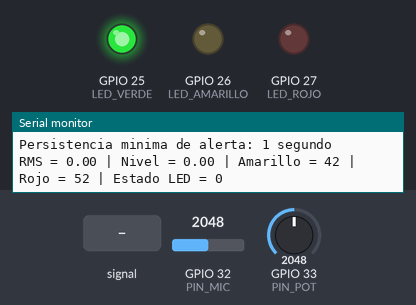
A sketch run on a simulated ESP32. Shown: output pins drawn as LEDs (lit = HIGH), the last lines printed to the serial monitor. Inputs (shaded band) come from the test bench; at power-on: GPIO 32 (PIN_MIC) = 2048, GPIO 33 (PIN_POT) = 2048 (analog values on the 0–4095 scale).

Above: at 1.2 s.
1.3 s: GPIO 32 (PIN_MIC) fed a 200 Hz sine of ±1023 counts around its level
At 2.9 s:
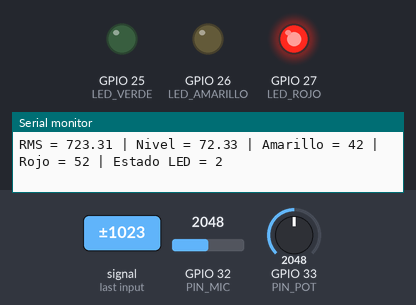
3.2 s: GPIO 32 (PIN_MIC) set to 3603
At 3.9 s:
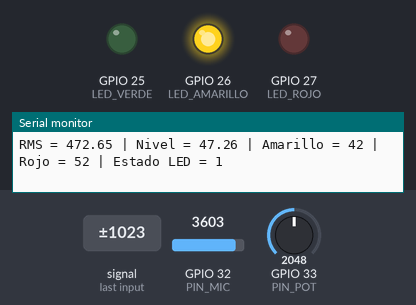
Timing chart, 0 to 6.3 s (numbered marks = the images above; inputs shaded):
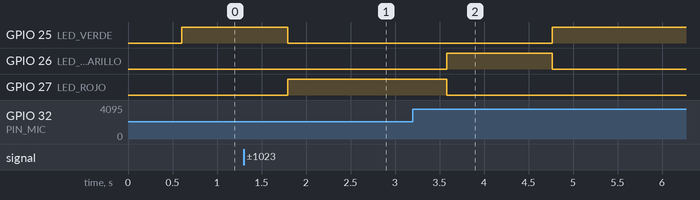

The sketch:

medidor_contaminacion_sonora.ino
```cpp
#include <Arduino.h>
#include <math.h>

const int PIN_MIC = 32;      // MAX4466 OUT; cambiar a 35 si ese es el GPIO cableado
const int PIN_POT = 33;

const int LED_VERDE = 25;
const int LED_AMARILLO = 26;
const int LED_ROJO = 27;

const float FS = 48000.0;    // frecuencia asumida para el diseño de los filtros
const float F_HP = 20.0;
const float F_LP = 20000.0;

const unsigned long PERSISTENCIA_LED_MS = 1000;
int estadoLED = 0;           // 0 verde, 1 amarillo, 2 rojo
unsigned long inicioPersistencia = 0;

struct Biquad {
  float b0, b1, b2, a1, a2;
  float x1 = 0, x2 = 0, y1 = 0, y2 = 0;

  float process(float x) {
    float y = b0*x + b1*x1 + b2*x2 - a1*y1 - a2*y2;
    x2 = x1; x1 = x;
    y2 = y1; y1 = y;
    return y;
  }
};

Biquad filtroHP, filtroLP;

void configurarFiltroHP(float fc) {
  const float Q = 0.70710678;
  float w0 = 2.0 * PI * fc / FS;
  float alpha = sin(w0) / (2.0 * Q);
  float cosw = cos(w0);

  float b0 = (1 + cosw) / 2;
  float b1 = -(1 + cosw);
  float b2 = (1 + cosw) / 2;
  float a0 = 1 + alpha;
  float a1 = -2 * cosw;
  float a2 = 1 - alpha;

  filtroHP.b0 = b0/a0; filtroHP.b1 = b1/a0; filtroHP.b2 = b2/a0;
  filtroHP.a1 = a1/a0; filtroHP.a2 = a2/a0;
}

void configurarFiltroLP(float fc) {
  const float Q = 0.70710678;
  float w0 = 2.0 * PI * fc / FS;
  float alpha = sin(w0) / (2.0 * Q);
  float cosw = cos(w0);

  float b0 = (1 - cosw) / 2;
  float b1 = 1 - cosw;
  float b2 = (1 - cosw) / 2;
  float a0 = 1 + alpha;
  float a1 = -2 * cosw;
  float a2 = 1 - alpha;

  filtroLP.b0 = b0/a0; filtroLP.b1 = b1/a0; filtroLP.b2 = b2/a0;
  filtroLP.a1 = a1/a0; filtroLP.a2 = a2/a0;
}

void setup() {
  Serial.begin(115200);

  pinMode(LED_VERDE, OUTPUT);
  pinMode(LED_AMARILLO, OUTPUT);
  pinMode(LED_ROJO, OUTPUT);

  digitalWrite(LED_VERDE, LOW);
  digitalWrite(LED_AMARILLO, LOW);
  digitalWrite(LED_ROJO, LOW);

  analogReadResolution(12);
  analogSetPinAttenuation(PIN_MIC, ADC_11db);
  analogSetPinAttenuation(PIN_POT, ADC_11db);

  configurarFiltroHP(F_HP);
  configurarFiltroLP(F_LP);

  Serial.println();
  Serial.println("=================================");
  Serial.println(" MEDIDOR DE CONTAMINACION SONORA");
  Serial.println("=================================");
  Serial.println("Frecuencia asumida por filtros: 48 kHz");
  Serial.println("Filtros: 20 Hz - 20 kHz");
  Serial.println("Persistencia minima de alerta: 1 segundo");
}

float medirRMS() {
  const int N = 4800;
  double sumaCuadrados = 0;
  static float offset = 2048;

  // Seguimiento del offset DC
  for (int i = 0; i < 500; i++) {
    int adc = analogRead(PIN_MIC);
    offset = offset * 0.995 + adc * 0.005;
  }

  // Adquisicion, centrado y filtrado
  for (int i = 0; i < N; i++) {
    int adc = analogRead(PIN_MIC);
    float x = adc - offset;
    x = filtroHP.process(x);
    x = filtroLP.process(x);
    sumaCuadrados += x * x;
  }

  return sqrt(sumaCuadrados / N);
}

void loop() {
  int pot = analogRead(PIN_POT);
  int umbralAmarillo = map(pot, 0, 4095, 5, 80);
  int umbralRojo = umbralAmarillo + 10;

  float rms = medirRMS();

  // Escala provisional; no representa dB ni dB(A)
  float nivel = rms * 0.10;
  if (nivel > 100) nivel = 100;
  if (nivel < 0) nivel = 0;

  // Seleccion de categoria solicitada por el nivel actual
  int nuevoEstado;
  if (nivel < umbralAmarillo) nuevoEstado = 0;
  else if (nivel < umbralRojo) nuevoEstado = 1;
  else nuevoEstado = 2;

  unsigned long ahora = millis();

  // Subida de alerta inmediata; bajada retenida al menos 1 segundo
  if (nuevoEstado > estadoLED) {
    estadoLED = nuevoEstado;
    inicioPersistencia = ahora;
  } else if (nuevoEstado < estadoLED) {
    if (ahora - inicioPersistencia >= PERSISTENCIA_LED_MS) {
      estadoLED = nuevoEstado;
      inicioPersistencia = ahora;
    }
  }

  digitalWrite(LED_VERDE, estadoLED == 0 ? HIGH : LOW);
  digitalWrite(LED_AMARILLO, estadoLED == 1 ? HIGH : LOW);
  digitalWrite(LED_ROJO, estadoLED == 2 ? HIGH : LOW);

  Serial.print("RMS = "); Serial.print(rms);
  Serial.print(" | Nivel = "); Serial.print(nivel);
  Serial.print(" | Amarillo = "); Serial.print(umbralAmarillo);
  Serial.print(" | Rojo = "); Serial.print(umbralRojo);
  Serial.print(" | Estado LED = "); Serial.println(estadoLED);
}
```

Measured:
- after the input at 1.3 s, GPIO 25 (LED_VERDE): HIGH → LOW after 0.50 s; GPIO 27 (LED_ROJO): LOW → HIGH after 0.50 s
- after the input at 3.2 s, GPIO 25 (LED_VERDE): LOW → HIGH after 1.6 s; GPIO 26 (LED_AMARILLO): LOW → HIGH after 0.38 s, → LOW 1.2 s later; GPIO 27 (LED_ROJO): HIGH → LOW after 0.38 s
